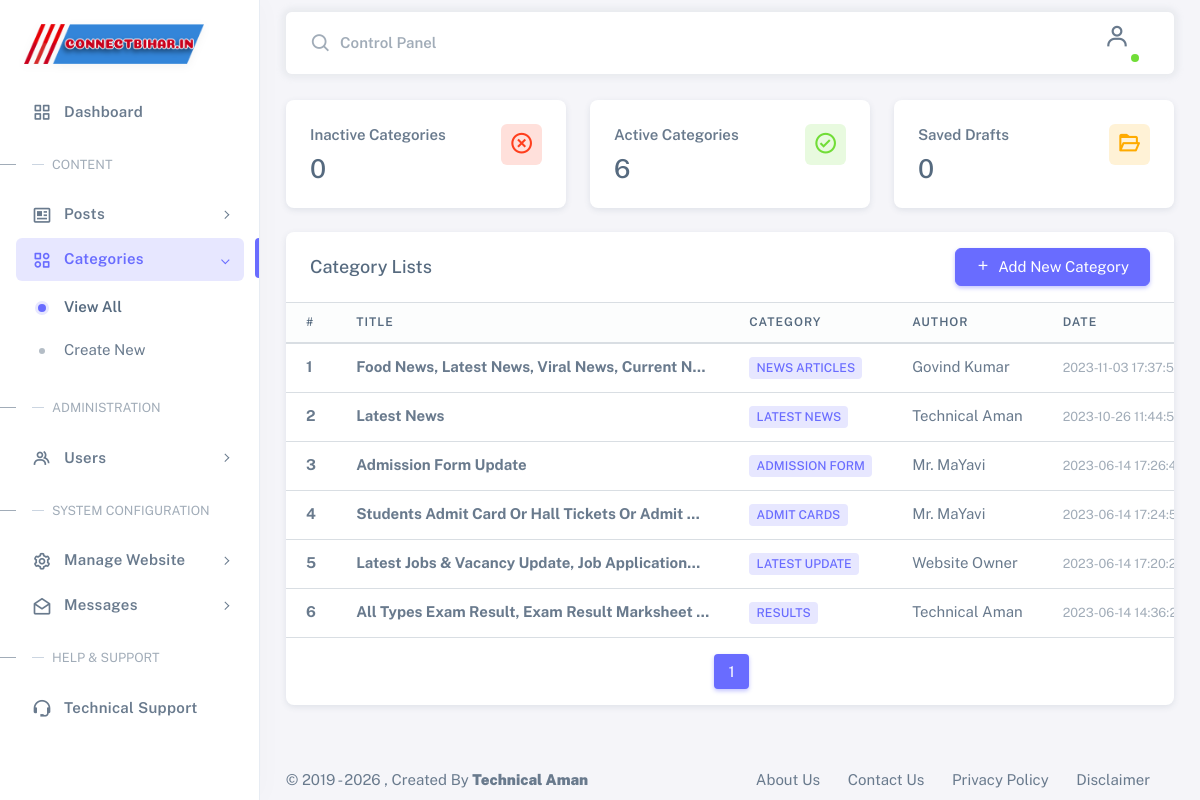
The page /admin/view-category.php (signed in) on the database its author committed.
### tables this page shows
CREATE TABLE `settings` (
  `websitename` varchar(60) DEFAULT NULL,
  `favicon` varchar(255) DEFAULT NULL,
  `logo` varchar(255) DEFAULT NULL,
  `footerdesc` varchar(255) DEFAULT NULL,
  `keywords` text DEFAULT NULL,
  `watterMark` varchar(255) DEFAULT NULL,
  `workEmail` varchar(191) DEFAULT NULL,
  `websiteTitle` varchar(225) DEFAULT NULL,
  `websiteUrl` varchar(999) NOT NULL,
  `contactPhone` varchar(50) DEFAULT NULL,
  `contactAddress` text DEFAULT NULL,
  `metaDescription` text DEFAULT NULL,
  `metaAuthor` varchar(100) DEFAULT NULL,
  `robotsIndex` varchar(50) NOT NULL DEFAULT 'index, follow',
  `socialFacebook` varchar(255) DEFAULT NULL,
  `socialTwitter` varchar(255) DEFAULT NULL,
  `socialInstagram` varchar(255) DEFAULT NULL,
  `socialLinkedin` varchar(255) DEFAULT NULL,
  `socialYoutube` varchar(255) DEFAULT NULL,
  `socialWhatsapp` varchar(255) DEFAULT NULL,
  `googleAnalytics` text DEFAULT NULL,
  `googleAdsense` varchar(100) DEFAULT NULL,
  `customHeadCode` text DEFAULT NULL,
  `customFooterCode` text DEFAULT NULL,
  `maintenanceMode` tinyint(1) NOT NULL DEFAULT 0,
  `maintenanceMsg` text DEFAULT NULL,
  `mailDriver` varchar(20) NOT NULL DEFAULT 'mail',
  `smtpHost` varchar(191) DEFAULT NULL,
  `smtpPort` int(5) NOT NULL DEFAULT 587,
  `smtpUser` varchar(191) DEFAULT NULL,
  `smtpPass` text DEFAULT NULL,
  `smtpEncryption` varchar(10) NOT NULL DEFAULT 'tls',
  `smtpFromEmail` varchar(191) DEFAULT NULL,
  `smtpFromName` varchar(191) DEFAULT NULL
);

CREATE TABLE `category` (
  `category_id` int(11) NOT NULL,
  `category_name` varchar(100) DEFAULT NULL,
  `categoryTitle` varchar(225) DEFAULT NULL,
  `categoryStatus` varchar(10) NOT NULL DEFAULT 'W',
  `author` int(11) DEFAULT NULL,
  `categoryDate` timestamp NOT NULL DEFAULT current_timestamp()
);

CREATE TABLE `user` (
  `user_id` int(10) UNSIGNED NOT NULL,
  `username` varchar(30) DEFAULT NULL,
  `first_name` varchar(30) NOT NULL,
  `last_name` varchar(30) NOT NULL,
  `phone` varchar(15) DEFAULT NULL,
  `email` varchar(225) DEFAULT NULL,
  `password` varchar(40) DEFAULT NULL,
  `role` int(11) NOT NULL DEFAULT 0,
  `userStatus` varchar(10) NOT NULL DEFAULT 'W',
  `rDate` timestamp NOT NULL DEFAULT current_timestamp(),
  `taken` int(11) DEFAULT NULL
);

### admin/view-category.php (the view, shortened to what the rows shown need)
<?php include_once "_header.php";
include_once "_subHeader.php"; ?>
<?php
if (isset($_GET['page'])) {
    $page = (int)$_GET['page'];
} else {
    $page = 1;
}
$offset = ($page - 1) * $limit;
$selectCategory = "SELECT * FROM `category`
        LEFT JOIN user ON user.user_id = category.author
        ORDER BY category_id DESC
        LIMIT {$offset},{$limit}";
$categoryQuery = mysqli_query($conn, $selectCategory);?>
<div class="content-wrapper">
    <div class="container-xxl flex-grow-1 container-p-y">
        <div class="card">
            <div class="table-responsive text-nowrap">
                <table class="table table-hover">
                    <thead class="table-light">
                        <tr>
                            <th style="width: 5%;">#</th>
                            <th style="width: 35%;">TITLE</th>
                            <th style="width: 20%;">CATEGORY</th>
                            <th style="width: 15%;">AUTHOR</th>
                            <th style="width: 15%;">DATE</th>
                        </tr>
                    </thead>
                    <tbody class="table-border-bottom-0">
                        <?php if ($categoryQuery && mysqli_num_rows($categoryQuery) > 0) {
                            $serial = $offset + 1;
                            while ($categoryD = mysqli_fetch_assoc($categoryQuery)) {
                                ?>
                                <tr>
                                    <td><strong><?php echo $serial ?></strong></td>
                                    <td><strong><?php echo htmlspecialchars(substr($categoryD['categoryTitle'] ?? '', 0, 45)) . (strlen($categoryD['categoryTitle'] ?? '') > 45 ? '...' : ''); ?></strong></td>
                                    <td>
                                        <span class="badge bg-label-primary">
                                            <?php echo htmlspecialchars($categoryD['category_name'] ?? ''); ?>
                                        </span>
                                    </td>
                                    <td>
                                        <?php echo htmlspecialchars(($categoryD['first_name'] ?? '') . " " . ($categoryD['last_name'] ?? '')); ?>
                                    </td>
                                    <td>
                                        <small class="text-muted"><?php echo htmlspecialchars($categoryD['categoryDate'] ?? ''); ?></small>
                                    </td>
                                </tr>
                                <?php $serial++;
                            }
                        } else {
                            echo "<tr><td colspan='7' class='text-center py-4 text-muted'>No categories found.</td></tr>";
                        } ?>
                    </tbody>
                </table>
            </div>
        </div>
    </div>
<?php include_once "_footer.php"; ?>

### admin/_header.php (shortened to what the rows shown need)
<?php session_start();
include_once ('app/config.php');
$settingd = mysqli_fetch_assoc(mysqli_query($conn, 'SELECT * FROM settings'));
$url = $settingd['websiteUrl']; ?>
<!DOCTYPE html>
<html lang="en" class="light-style layout-menu-fixed" dir="ltr" data-theme="theme-default" data-assets-path="<?php echo $url; ?>/assets/"
  data-template="vertical-menu-template-free">
<head>
  <link href="https://unpkg.com/boxicons@2.1.4/css/boxicons.min.css" rel="stylesheet" />
  <link rel="stylesheet" href="../assets/admin/vendor/css/core.css" class="template-customizer-core-css" />
  <link rel="stylesheet" href="../assets/admin/vendor/css/theme-default.css" class="template-customizer-theme-css" />
  <link rel="stylesheet" href="../assets/admin/css/demo.css" />
  <link rel="stylesheet" href="../assets/admin/vendor/libs/perfect-scrollbar/perfect-scrollbar.css" />
  <link rel="stylesheet" href="../assets/admin/vendor/libs/apex-charts/apex-charts.css" />
  <link rel="stylesheet" href="../assets/admin/summernotes/summernote-lite.min.css">
</head>
<body>
  <div class="layout-wrapper layout-content-navbar">
    <div class="layout-container">
      <aside id="layout-menu" class="layout-menu menu-vertical menu bg-menu-theme" style="border-right: 1px solid rgba(226, 232, 240, 0.8); box-shadow: 4px 0 24px rgba(0,0,0,0.02);">
        <div class="app-brand demo" style="padding: 20px 1.5rem;">
          <a href="./" class="app-brand-link">
            <span class="app-brand-logo-full">
              <img src="<?php echo $url; ?>/assets/images/<?php echo $settingd['logo']; ?>" alt="<?php echo $settingd['websitename']; ?>"
                style="max-height: 40px; width: auto; object-fit: contain; filter: drop-shadow(0 2px 4px rgba(0,0,0,0.05));">
            </span>
          </a>
        </div>
      </aside>
      <div class="layout-page">

### rows shown on the page
settings: websiteUrl+logo (picture)
category: categoryTitle "Food News, Latest News, Viral News, Current N", category_name "NEWS ARTICLES", user.first_name+last_name "Govind Kumar", categoryDate "2023-11-03…"
category: categoryTitle "Latest News", category_name "LATEST NEWS", user.first_name+last_name "Technical Aman", categoryDate "2023-10-26…"
category: categoryTitle "Admission Form Update", category_name "ADMISSION FORM", user.first_name+last_name "Mr. MaYavi", categoryDate "2023-06-14…"
category: categoryTitle "Students Admit Card Or Hall Tickets Or Admit", category_name "ADMIT CARDS", user.first_name+last_name "Mr. MaYavi", categoryDate "2023-06-14…"
category: categoryTitle "Latest Jobs & Vacancy Update, Job Application", category_name "LATEST UPDATE", user.first_name+last_name "Website Owner", categoryDate "2023-06-14…"
category: categoryTitle "All Types Exam Result, Exam Result Marksheet", category_name "RESULTS", user.first_name+last_name "Technical Aman", categoryDate "2023-06-14…"

### other values the page prints
$CategoryData['catCount'] "0"
$CategoryData['catCount'] "6"
